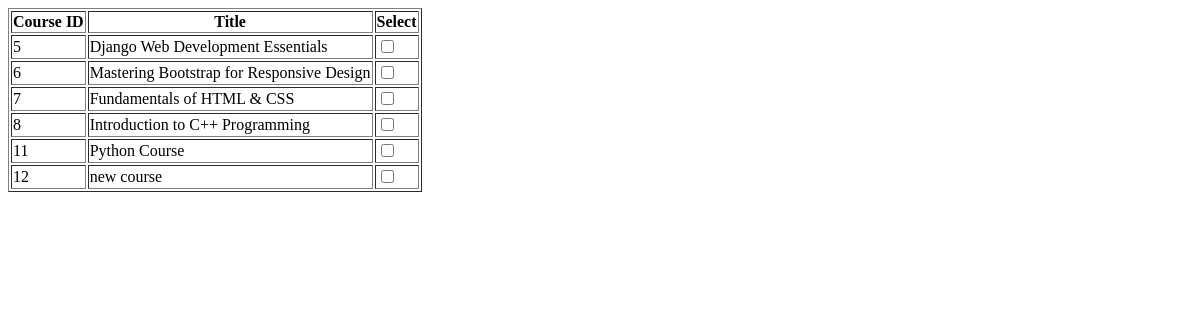
/course_table/, run on an earlier commit of the app's database.
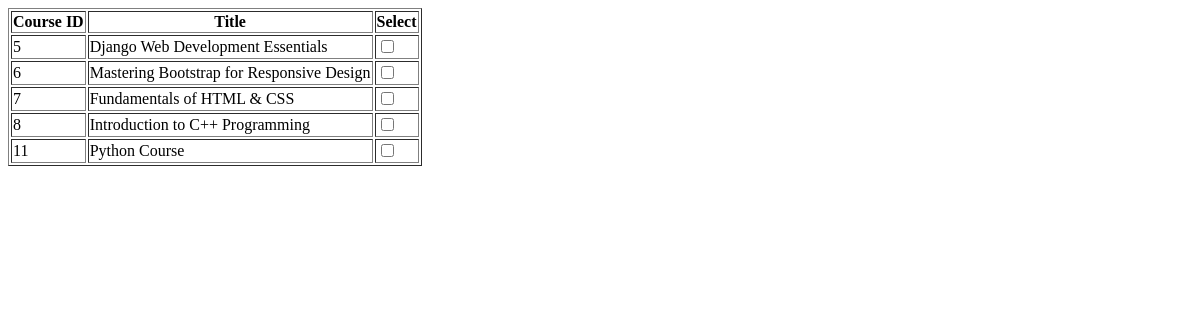
And on a later commit of the database.
### main/models.py (models this page shows, shortened)
class Course(models.Model):
    title = models.CharField(max_length=100, unique=True)
    description = models.TextField()
    created_at = models.DateTimeField(auto_now_add=True)
    image = models.ImageField(upload_to='images/', blank=True, null=True)
    video_url = models.URLField(max_length=500, blank=True, null=True)

### main/views.py (the view)
# urls.py: path('course_table/', course_table, name='course_table'),
def course_table(request):
    courses = Course.objects.all()
    return render(request, 'course_table.html', {'courses': courses})

### main/templates/course_table.html (shortened to what this page needs)
<!DOCTYPE html>
<html lang="en">
<head>
</head>
<body>
    <table border="1">
        <thead>
            <tr>
                <th>Course ID</th>
                <th>Title</th>
                <th>Select</th>
            </tr>
        </thead>
        <tbody>
            {% for course in courses %}
            <tr>
                <td>{{ course.id }}</td>
                <td>{{ course.title }}</td>
                <td><input type="checkbox" name="course_select" value="{{ course.id }}"></td>
            </tr>
            {% endfor %}
        </tbody>
    </table>
</body>
</html>

What changed in the data, as far as the page shows it:
removed Course: id "12", title "new course"
